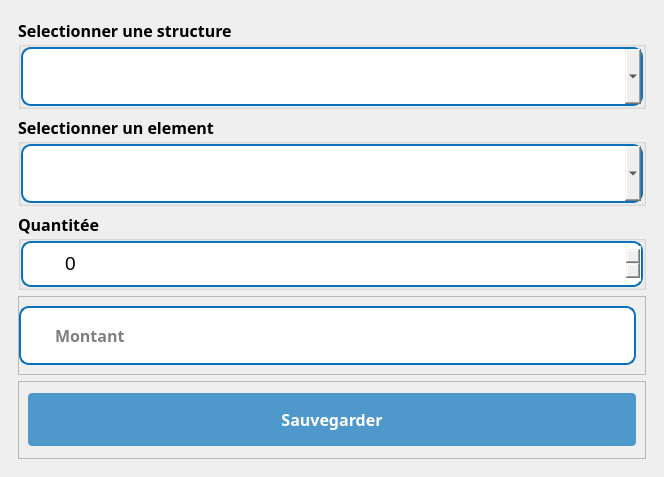
<?xml version="1.0" encoding="UTF-8"?>
<ui version="4.0">
 <class>Dialog</class>
 <widget class="QDialog" name="Dialog">
  <property name="geometry">
   <rect>
    <x>0</x>
    <y>0</y>
    <width>664</width>
    <height>477</height>
   </rect>
  </property>
  <property name="windowTitle">
   <string>Dialog</string>
  </property>
  <layout class="QVBoxLayout" name="verticalLayout">
   <property name="spacing">
    <number>0</number>
   </property>
   <property name="leftMargin">
    <number>0</number>
   </property>
   <property name="topMargin">
    <number>0</number>
   </property>
   <property name="rightMargin">
    <number>0</number>
   </property>
   <property name="bottomMargin">
    <number>0</number>
   </property>
   <item>
    <widget class="QWidget" name="widget" native="true">
     <layout class="QVBoxLayout" name="verticalLayout_2">
      <property name="spacing">
       <number>0</number>
      </property>
      <property name="leftMargin">
       <number>0</number>
      </property>
      <property name="topMargin">
       <number>0</number>
      </property>
      <property name="rightMargin">
       <number>0</number>
      </property>
      <property name="bottomMargin">
       <number>0</number>
      </property>
      <item>
       <widget class="QWidget" name="widget_2" native="true">
        <layout class="QVBoxLayout" name="verticalLayout_3">
         <item>
          <widget class="QWidget" name="widget_3" native="true">
           <layout class="QVBoxLayout" name="verticalLayout_4">
            <item>
             <widget class="QGroupBox" name="groupBox_3">
              <property name="font">
               <font>
                <family>GeForce</family>
                <pointsize>12</pointsize>
                <weight>75</weight>
                <bold>true</bold>
               </font>
              </property>
              <property name="title">
               <string>Selectionner une structure</string>
              </property>
              <layout class="QVBoxLayout" name="verticalLayout_12">
               <property name="spacing">
                <number>0</number>
               </property>
               <property name="leftMargin">
                <number>0</number>
               </property>
               <property name="topMargin">
                <number>0</number>
               </property>
               <property name="rightMargin">
                <number>0</number>
               </property>
               <property name="bottomMargin">
                <number>0</number>
               </property>
               <item>
                <widget class="QFrame" name="input_6">
                 <property name="styleSheet">
                  <string notr="true">#input_6{
	background:white;
	border-radius:10px;
	border:2px  solid rgb(10, 114, 189);
}

#lineEdit_6{
	border: none;
}</string>
                 </property>
                 <property name="frameShape">
                  <enum>QFrame::StyledPanel</enum>
                 </property>
                 <property name="frameShadow">
                  <enum>QFrame::Raised</enum>
                 </property>
                 <layout class="QHBoxLayout" name="horizontalLayout_6">
                  <property name="spacing">
                   <number>0</number>
                  </property>
                  <property name="leftMargin">
                   <number>10</number>
                  </property>
                  <property name="topMargin">
                   <number>0</number>
                  </property>
                  <property name="rightMargin">
                   <number>0</number>
                  </property>
                  <property name="bottomMargin">
                   <number>0</number>
                  </property>
                  <item>
                   <widget class="QLabel" name="label_9">
                    <property name="maximumSize">
                     <size>
                      <width>30</width>
                      <height>30</height>
                     </size>
                    </property>
                    <property name="text">
                     <string/>
                    </property>
                    <property name="pixmap">
                     <pixmap>../../static/asset/icons/blue/home.svg</pixmap>
                    </property>
                    <property name="scaledContents">
                     <bool>true</bool>
                    </property>
                   </widget>
                  </item>
                  <item>
                   <widget class="QComboBox" name="structure">
                    <property name="font">
                     <font>
                      <family>GeForce</family>
                      <pointsize>12</pointsize>
                      <weight>50</weight>
                      <bold>false</bold>
                     </font>
                    </property>
                    <property name="styleSheet">
                     <string notr="true">padding:15px;
border-radius:10px</string>
                    </property>
                   </widget>
                  </item>
                 </layout>
                </widget>
               </item>
              </layout>
             </widget>
            </item>
            <item>
             <widget class="QGroupBox" name="groupBox">
              <property name="font">
               <font>
                <family>GeForce</family>
                <pointsize>12</pointsize>
                <weight>75</weight>
                <bold>true</bold>
               </font>
              </property>
              <property name="styleSheet">
               <string notr="true"/>
              </property>
              <property name="title">
               <string>Selectionner un element</string>
              </property>
              <layout class="QVBoxLayout" name="verticalLayout_6">
               <property name="spacing">
                <number>0</number>
               </property>
               <property name="leftMargin">
                <number>0</number>
               </property>
               <property name="topMargin">
                <number>0</number>
               </property>
               <property name="rightMargin">
                <number>0</number>
               </property>
               <property name="bottomMargin">
                <number>0</number>
               </property>
               <item>
                <widget class="QFrame" name="input_3">
                 <property name="styleSheet">
                  <string notr="true">#input_3{
	background:white;
	border-radius:10px;
	border:2px  solid rgb(10, 114, 189);
}

#lineEdit_3{
	border: none;
}</string>
                 </property>
                 <property name="frameShape">
                  <enum>QFrame::StyledPanel</enum>
                 </property>
                 <property name="frameShadow">
                  <enum>QFrame::Raised</enum>
                 </property>
                 <layout class="QHBoxLayout" name="horizontalLayout_3">
                  <property name="spacing">
                   <number>0</number>
                  </property>
                  <property name="leftMargin">
                   <number>10</number>
                  </property>
                  <property name="topMargin">
                   <number>0</number>
                  </property>
                  <property name="rightMargin">
                   <number>0</number>
                  </property>
                  <property name="bottomMargin">
                   <number>0</number>
                  </property>
                  <item>
                   <widget class="QLabel" name="label_6">
                    <property name="maximumSize">
                     <size>
                      <width>30</width>
                      <height>30</height>
                     </size>
                    </property>
                    <property name="text">
                     <string/>
                    </property>
                    <property name="pixmap">
                     <pixmap>../../static/asset/icons/blue/box.svg</pixmap>
                    </property>
                    <property name="scaledContents">
                     <bool>true</bool>
                    </property>
                   </widget>
                  </item>
                  <item>
                   <widget class="QComboBox" name="element">
                    <property name="font">
                     <font>
                      <family>GeForce</family>
                      <pointsize>12</pointsize>
                      <weight>50</weight>
                      <bold>false</bold>
                     </font>
                    </property>
                    <property name="styleSheet">
                     <string notr="true">padding:15px;
border-radius:10px</string>
                    </property>
                   </widget>
                  </item>
                 </layout>
                </widget>
               </item>
              </layout>
             </widget>
            </item>
            <item>
             <widget class="QGroupBox" name="groupBox_4">
              <property name="font">
               <font>
                <family>GeForce</family>
                <pointsize>12</pointsize>
                <weight>75</weight>
                <bold>true</bold>
               </font>
              </property>
              <property name="styleSheet">
               <string notr="true"/>
              </property>
              <property name="title">
               <string>Quantitée</string>
              </property>
              <layout class="QVBoxLayout" name="verticalLayout_14">
               <property name="spacing">
                <number>0</number>
               </property>
               <property name="leftMargin">
                <number>0</number>
               </property>
               <property name="topMargin">
                <number>0</number>
               </property>
               <property name="rightMargin">
                <number>0</number>
               </property>
               <property name="bottomMargin">
                <number>0</number>
               </property>
               <item>
                <widget class="QFrame" name="input_8">
                 <property name="styleSheet">
                  <string notr="true">#input_8{
	background:white;
	border-radius:10px;
	border:2px  solid rgb(10, 114, 189);
}

#lineEdit_8{
	border: none;
}</string>
                 </property>
                 <property name="frameShape">
                  <enum>QFrame::StyledPanel</enum>
                 </property>
                 <property name="frameShadow">
                  <enum>QFrame::Raised</enum>
                 </property>
                 <layout class="QHBoxLayout" name="horizontalLayout_8">
                  <property name="spacing">
                   <number>0</number>
                  </property>
                  <property name="leftMargin">
                   <number>10</number>
                  </property>
                  <property name="topMargin">
                   <number>0</number>
                  </property>
                  <property name="rightMargin">
                   <number>0</number>
                  </property>
                  <property name="bottomMargin">
                   <number>0</number>
                  </property>
                  <item>
                   <widget class="QLabel" name="label_11">
                    <property name="maximumSize">
                     <size>
                      <width>30</width>
                      <height>30</height>
                     </size>
                    </property>
                    <property name="text">
                     <string/>
                    </property>
                    <property name="pixmap">
                     <pixmap>../../static/asset/icons/blue/book.svg</pixmap>
                    </property>
                    <property name="scaledContents">
                     <bool>true</bool>
                    </property>
                   </widget>
                  </item>
                  <item>
                   <widget class="QSpinBox" name="qtt">
                    <property name="minimumSize">
                     <size>
                      <width>0</width>
                      <height>35</height>
                     </size>
                    </property>
                    <property name="font">
                     <font>
                      <pointsize>14</pointsize>
                     </font>
                    </property>
                    <property name="styleSheet">
                     <string notr="true">border: none</string>
                    </property>
                   </widget>
                  </item>
                 </layout>
                </widget>
               </item>
              </layout>
             </widget>
            </item>
            <item>
             <widget class="QFrame" name="frame_5">
              <property name="styleSheet">
               <string notr="true"/>
              </property>
              <property name="frameShape">
               <enum>QFrame::StyledPanel</enum>
              </property>
              <property name="frameShadow">
               <enum>QFrame::Raised</enum>
              </property>
              <layout class="QVBoxLayout" name="verticalLayout_7">
               <property name="leftMargin">
                <number>0</number>
               </property>
               <item>
                <widget class="QFrame" name="input_2">
                 <property name="styleSheet">
                  <string notr="true">#input_2{
	background:white;
	border-radius:10px;
	border:2px  solid rgb(10, 114, 189);
}

#lineEdit_2{
	border: none;
}</string>
                 </property>
                 <property name="frameShape">
                  <enum>QFrame::StyledPanel</enum>
                 </property>
                 <property name="frameShadow">
                  <enum>QFrame::Raised</enum>
                 </property>
                 <layout class="QHBoxLayout" name="horizontalLayout_2">
                  <property name="spacing">
                   <number>0</number>
                  </property>
                  <property name="leftMargin">
                   <number>10</number>
                  </property>
                  <property name="topMargin">
                   <number>0</number>
                  </property>
                  <property name="rightMargin">
                   <number>0</number>
                  </property>
                  <property name="bottomMargin">
                   <number>0</number>
                  </property>
                  <item>
                   <widget class="QLabel" name="label_5">
                    <property name="maximumSize">
                     <size>
                      <width>30</width>
                      <height>30</height>
                     </size>
                    </property>
                    <property name="text">
                     <string/>
                    </property>
                    <property name="pixmap">
                     <pixmap>../../static/asset/icons/blue/credit-card.svg</pixmap>
                    </property>
                    <property name="scaledContents">
                     <bool>true</bool>
                    </property>
                   </widget>
                  </item>
                  <item>
                   <widget class="QLineEdit" name="montant">
                    <property name="enabled">
                     <bool>false</bool>
                    </property>
                    <property name="font">
                     <font>
                      <family>GeForce</family>
                      <pointsize>12</pointsize>
                      <weight>75</weight>
                      <bold>true</bold>
                     </font>
                    </property>
                    <property name="styleSheet">
                     <string notr="true">padding:15px;
border-radius:10px</string>
                    </property>
                    <property name="placeholderText">
                     <string>Montant</string>
                    </property>
                   </widget>
                  </item>
                 </layout>
                </widget>
               </item>
              </layout>
             </widget>
            </item>
            <item>
             <widget class="QFrame" name="frame_2">
              <property name="frameShape">
               <enum>QFrame::StyledPanel</enum>
              </property>
              <property name="frameShadow">
               <enum>QFrame::Raised</enum>
              </property>
              <layout class="QVBoxLayout" name="verticalLayout_9">
               <item>
                <widget class="QPushButton" name="saveVersement">
                 <property name="font">
                  <font>
                   <family>GeForce</family>
                   <pointsize>12</pointsize>
                   <weight>75</weight>
                   <bold>true</bold>
                  </font>
                 </property>
                 <property name="cursor">
                  <cursorShape>PointingHandCursor</cursorShape>
                 </property>
                 <property name="styleSheet">
                  <string notr="true">#saveVersement{
	background: rgb(10, 114, 189, 0.7);
	color: rgb(255, 255, 255);
	border-radius:4px;
	padding: 15px
}

#saveVersement:hover{
	background: rgb(10, 114, 189, 1);
	border-radius:4px
}
</string>
                 </property>
                 <property name="text">
                  <string>Sauvegarder</string>
                 </property>
                 <property name="icon">
                  <iconset>
                   <normaloff>../../static/asset/icons/white/save.svg</normaloff>../../static/asset/icons/white/save.svg</iconset>
                 </property>
                 <property name="iconSize">
                  <size>
                   <width>25</width>
                   <height>25</height>
                  </size>
                 </property>
                </widget>
               </item>
              </layout>
             </widget>
            </item>
           </layout>
          </widget>
         </item>
        </layout>
       </widget>
      </item>
     </layout>
    </widget>
   </item>
  </layout>
 </widget>
 <tabstops>
  <tabstop>montant</tabstop>
  <tabstop>saveVersement</tabstop>
  <tabstop>structure</tabstop>
  <tabstop>element</tabstop>
  <tabstop>qtt</tabstop>
 </tabstops>
 <resources/>
 <connections/>
</ui>
